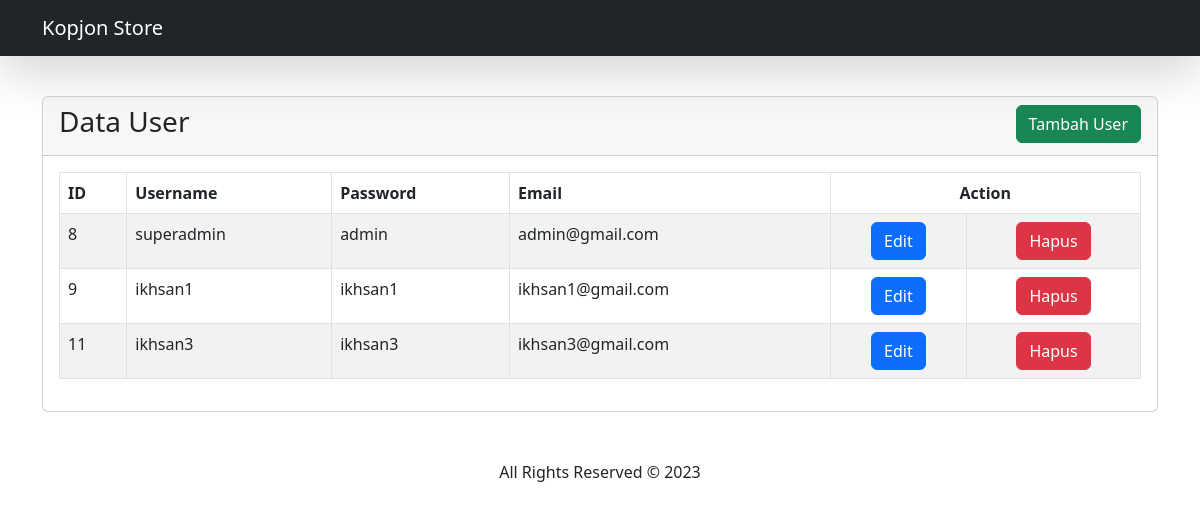
Page /pages/user_read.php on the earlier database version.
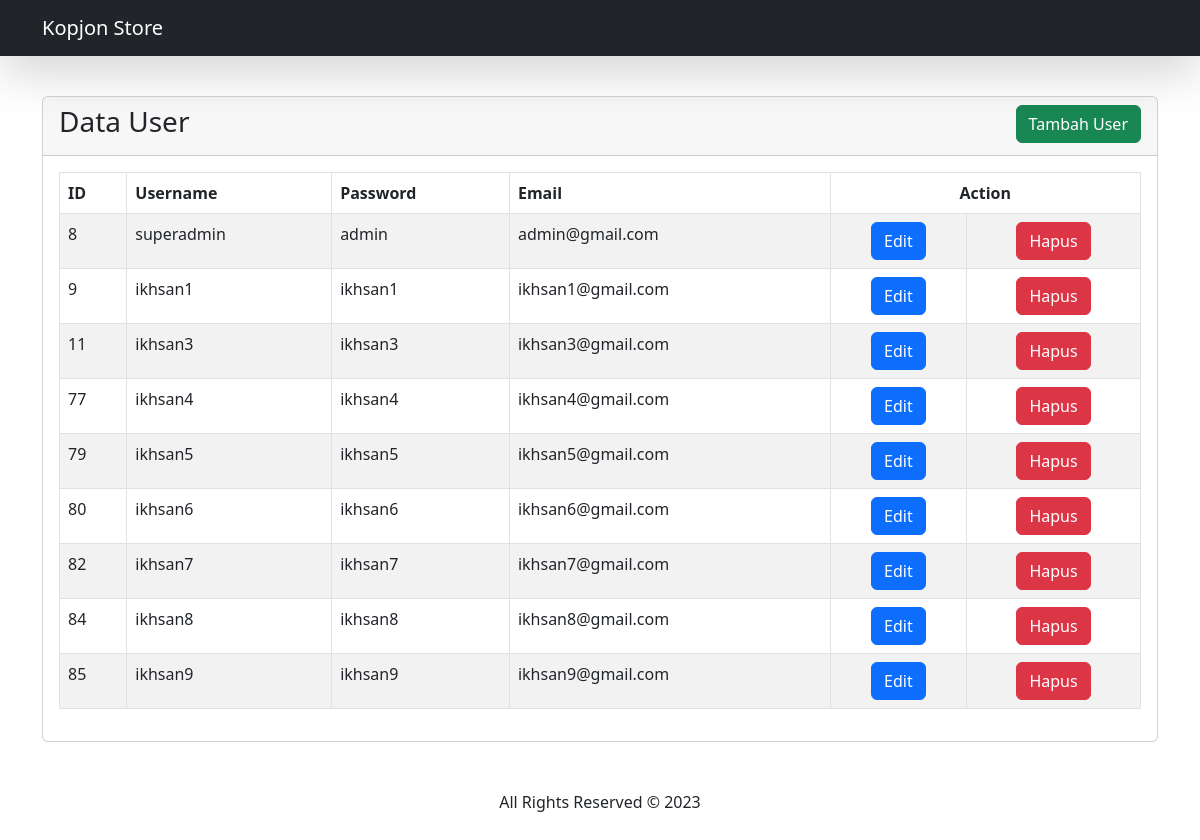
Same page on the later database version.
### tables this page shows
CREATE TABLE `data_login` (
  `id` int(11) NOT NULL,
  `level` varchar(15) NOT NULL,
  `username` varchar(255) NOT NULL,
  `password` varchar(255) NOT NULL,
  `email` varchar(50) NOT NULL
);

### data/code.php (called while the page is built, shortened)
<?php
class Code
{
    public function __construct()
    {
        $host = "localhost";
        $dbname = "kopjonstore";
        $username = "root";
        $password = "";
        $this->db = new PDO("mysql:host={$host};dbname={$dbname}", $username, $password);
    }
    public function show_user()
    {
        $query = $this->db->prepare("SELECT * FROM data_login");
        $query->execute();
        $data = $query->fetchAll();
        return $data;
    }
}
?>

### pages/user_read.php (the view, shortened to what this page needs)
<?php
include "../data/code.php";
$code = new Code();
$data_login = $code->show_user();
?>
<!DOCTYPE html>
<html lang="en">
<head>
    <link rel="stylesheet" href="./css/bootstrap.min.css">
    <link rel="stylesheet" href="./css/all.min.css">
    <link rel="stylesheet" href="./css/style.css">
    <link href="https://cdn.jsdelivr.net/npm/bootstrap@5.2.2/dist/css/bootstrap.min.css"
    rel="stylesheet">
</head>
<body>
    <?php include "../menu/navbar.php"; ?>
    <br><br><br><br>
    <div class="container">
        <div class="row">
            <div class="col-md-12 mt4">
                <div class="card">
                    <div class="card-header">
                        <h3>Data User
                        <a href="user_create.php" class="btn btn-success float-end" >Tambah User</a>
                        </h3>
                    </div>
                    <div class="card-body">
                        <table class="table table-bordered table-striped">
                            <thead>
                                <th>ID</th>
                                <th>Username</th>
                                <th>Password</th>
                                <th>Email</th>
                                <th colspan="2" class="text-center">Action</th>
                            </thead>
                            <tbody>
                                <?php
                                foreach ($data_login as $row) {
                                    echo "<tr>";
                                    echo "<td>" . $row['id'] . "</td>";
                                    echo "<td>" . $row['username'] . "</td>";
                                    echo "<td>" . $row['password'] . "</td>";
                                    echo "<td>" . $row['email'] . "</td>";
                                    echo "<td class='text-center'><a class='btn btn-primary' href='user_update.php?id=" . $row['id'] ."'>Edit</a></td>
                                        <td class='text-center'><button type='button' class='btn btn-danger' data-bs-toggle='modal' data-bs-target='#hapus".$row['id'] ."'>
                                        Hapus</button></td>
                                        <div class='modal' id='hapus".$row['id'] ."' tabindex='-1'>
                                        <div class='modal-dialog'>
                                          <div class='modal-content'>
                                            <div class='modal-header'>
                                              <h5 class='modal-title'>Hapus Data</h5>
                                              <button type='button' class='btn-close' data-bs-dismiss='modal' aria-label='Close'></button>
                                            </div>
                                            <div class='modal-body'>
                                              <p>Apakah anda yakin untuk menghapus data?</p>
                                            </div>
                                            <div class='modal-footer'>
                                              <button type='button' class='btn btn-secondary' data-bs-dismiss='modal'>Close</button>
                                              <a class='btn btn-danger' href='user_read.php?user_delete=" . $row['id'] . "'>Hapus</a>
                                            </div>
                                          </div>
                                        </div>
                                      </div>";
                                    echo "</tr>";
                                }?>
                            </tbody>
                        </table>
                    </div>
                </div>
            </div>
        </div>
    </div>
      <div class="container text-center pt-5 pb-5">
        All Rights Reserved &copy; 2023
      </div>
</body>
</html>

### menu/navbar.php (shortened to what this page needs)
<nav class="navbar navbar-expand-lg navbar-dark bg-dark shadow-lg fixed-top">
  <div class="container">
    <a class="navbar-brand" href="../pages/baju_read.php">Kopjon Store</a>
  </div>
</nav>

Differences in the rows shown:
added data_login: id "77", username "ikhsan4", password "ikhsan4", email "ikhsan4@gmail.com"
added data_login: id "79", username "ikhsan5", password "ikhsan5", email "ikhsan5@gmail.com"
added data_login: id "80", username "ikhsan6", password "ikhsan6", email "ikhsan6@gmail.com"
added data_login: id "82", username "ikhsan7", password "ikhsan7", email "ikhsan7@gmail.com"
added data_login: id "84", username "ikhsan8", password "ikhsan8", email "ikhsan8@gmail.com"
added data_login: id "85", username "ikhsan9", password "ikhsan9", email "ikhsan9@gmail.com"
